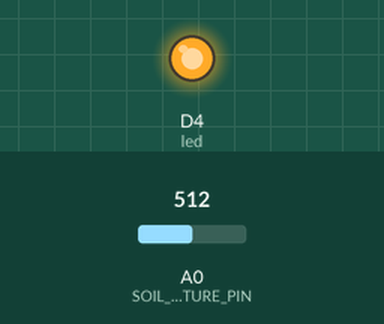
Recording of a sketch running on a simulated ESP8266 (NodeMCU). On the bench: output pins drawn as LEDs (lit = HIGH). The inputs (shaded band) are chosen by the test bench; at power-on: A0 (SOIL_MOISTURE_PIN) = 512. WiFi joins after 1.5 s; servers stay silent unless stated; what the sketch prints to the serial monitor is not drawn.

Above: at 3.0 s.
3.1 s: A0 (SOIL_MOISTURE_PIN) set to 482
At 4.2 s:
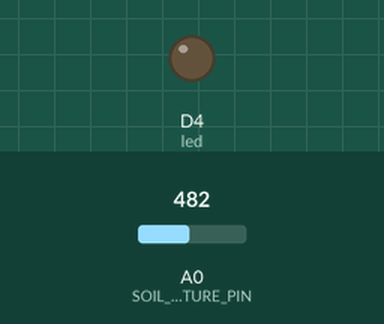
7.3 s: A0 (SOIL_MOISTURE_PIN) set to 510
At 8.5 s:
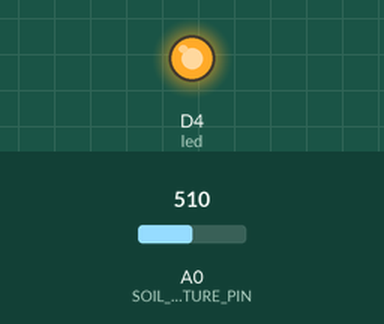
10.0 s: A0 (SOIL_MOISTURE_PIN) set to 490
At 12.8 s:
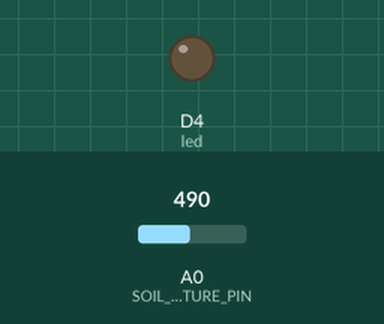
Timing chart, 0 to 14.3 s (numbered marks = the images above; inputs shaded):
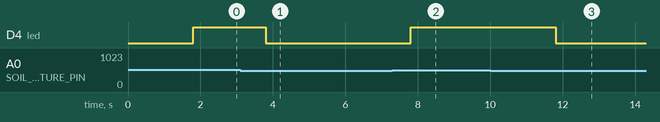

Measured:
- the behaviour switches between 501 and 500 on A0 (SOIL_MOISTURE_PIN) (found by bisection; images 0 and 1)
- after the input at 3.1 s, D4 (led): HIGH → LOW after 0.71 s
- after the input at 7.3 s, D4 (led): LOW → HIGH after 0.51 s
- after the input at 10.0 s, D4 (led): HIGH → LOW after 1.8 s

The sketch:

code.ino
```cpp
#define BLYNK_TEMPLATE_ID "TMPL3v3Pe2I0n"
#define BLYNK_TEMPLATE_NAME "Smart Irrigation System"
#define BLYNK_AUTH_TOKEN "l2yXzH5HUAyOPFG4bFXAvrtmAGyfem5S"

#include <ESP8266WiFi.h>
#include <BlynkSimpleEsp8266.h>

// Replace with your network credentials
const char* ssid = "OPPO F21 PRO";
const char* password = "1se8takhai";

// Blynk template and authentication


// Pin where the sensor is connected
#define SOIL_MOISTURE_PIN A0
#define led D4
int moistureThreshold = 500;
bool irrigationAlertSent = false; // Flag to track if notification was already sent

void setup() {
  // Start serial communication
  Serial.begin(115200);
  pinMode(led, OUTPUT);
  // Connect to Wi-Fi
  WiFi.begin(ssid, password);
  while (WiFi.status() != WL_CONNECTED) {
    delay(500);
    Serial.print(".");
  }
  Serial.println("Connected to WiFi");


  // Initialize Blynk
  Blynk.begin(BLYNK_AUTH_TOKEN, ssid, password);
}

void loop() {
  // Read soil moisture value
  int sensorValue = analogRead(SOIL_MOISTURE_PIN);

  // Print sensor value to Serial Monitor
  Serial.print("Soil Moisture Value: ");
  Serial.println(sensorValue);

  // Send soil moisture value to Blynk
  Blynk.virtualWrite(V0, sensorValue);  // For Gauge

  if (sensorValue > moistureThreshold) {
    // Soil is dry - turn on LED and trigger notification on V2
    Serial.println("Soil is dry - LED ON");
    if (!irrigationAlertSent) {
      digitalWrite(led, HIGH);
      Blynk.logEvent("alert");
      irrigationAlertSent = true; // Mark notification as sent
    }
  } else {
    // Soil is moist - turn off LED
    digitalWrite(led, LOW);
    Serial.println("Soil is moist - LED OFF");
    irrigationAlertSent = false; // Reset notification flag
  }


  // Run Blynk
  Blynk.run();

  // Delay before next reading
  delay(2000);
}
```
